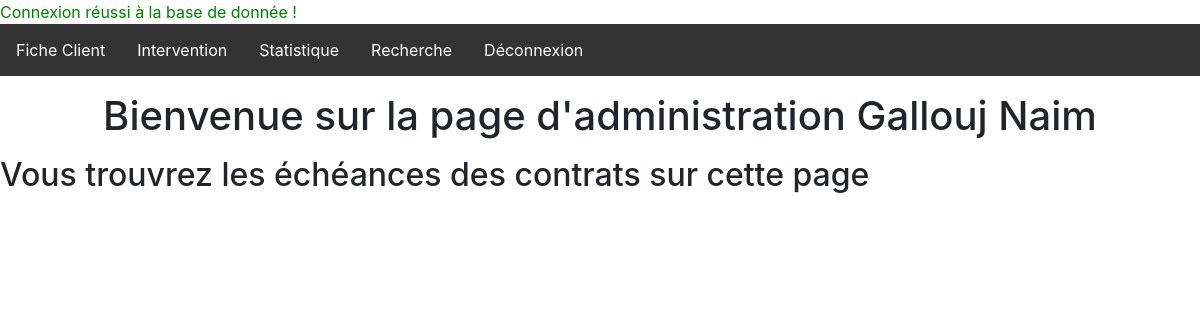
/Panel/index.php (signed in), run on an earlier commit of the app's database.
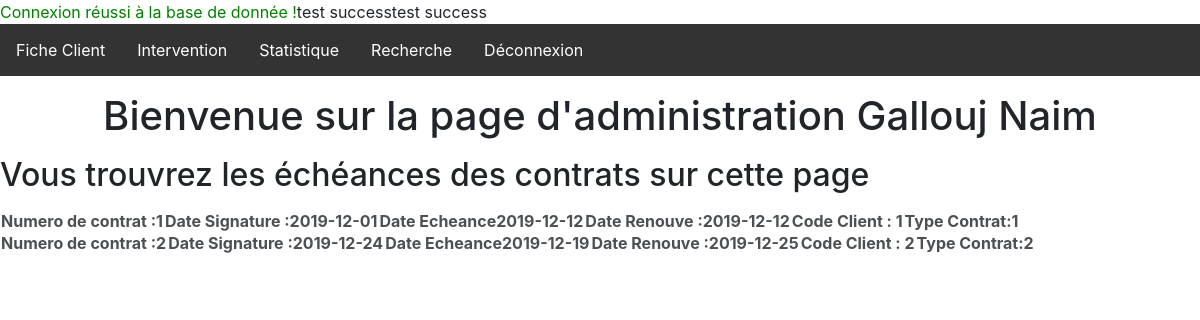
And on a later commit of the database.
### tables this page shows
CREATE TABLE `employe` (
  `Num_Matricule` int(11) NOT NULL,
  `Nom` varchar(50) NOT NULL,
  `Prenom` varchar(50) NOT NULL,
  `adresse` varchar(50) NOT NULL,
  `dateembauche` varchar(200) NOT NULL,
  `password` varchar(50) NOT NULL
);

CREATE TABLE `Contrat_Maintenance` (
  `NumerodeContrat` int(11) NOT NULL,
  `dateSignature` date NOT NULL,
  `dateEcheance` date NOT NULL,
  `Date_Renouvellement` date NOT NULL,
  `Code_Client` int(11) NOT NULL,
  `RefTypeContrat` int(11) NOT NULL
);

### Panel/index.php (the view, shortened to what this page needs)
<?php
require_once "config.php";
if(empty($_SESSION))
{
   echo '<meta http-equiv="refresh" content="0;URL=./kicked.php">';
}
    else if (isset($_SESSION['Matricule'])) {
        $temp = $_SESSION['Matricule'];
$sql = $conn->query("SELECT Prenom FROM employe WHERE Num_Matricule='$temp'");
$data = $sql->fetchColumn();
$sql1 = $conn->query("SELECT Nom FROM employe WHERE Num_Matricule='$temp'");
$dato = $sql1->fetchColumn();
try {
$sqlu = $conn->query("SELECT * FROM `Contrat_Maintenance`");
while ($donnees = $sqlu->fetch())
{
    echo "test success";
}
}
catch(Exception $e)
{
    die('Erreur : '.$e->getMessage());
}
}
?>
    <link href="//maxcdn.bootstrapcdn.com/bootstrap/4.0.0/css/bootstrap.min.css" rel="stylesheet" id="bootstrap-css">
<link href="https://www.naimo.me/CASHCASH/CSS/style.css" rel="stylesheet">
<body>
<div id="navbar">
  <ul>
	<li><a href="./client.php">Fiche Client</a></a></li>
	<li><a href="./intervention.php">Intervention</a></a></li>
	<li><a href="./statistique.php">Statistique</a></li>
	<li><a href="./recherche.php">Recherche</a></li>
	<li><a href="https://www.naimo.me/CASHCASH/logout.php" value="deco">Déconnexion</a></li>
  </ul>
      <div id="welcome">
      <center><h1>Bienvenue sur la page d'administration <?php echo $dato;?>  <?php echo $data;?></h1></center>
      <p><h2>Vous trouvrez les échéances des contrats sur cette page</h2></p>
      <div id ="box">
          <?php
          try {
$sqlu = $conn->query("SELECT * FROM `Contrat_Maintenance`");
while ($donnees = $sqlu->fetch())
{
    echo "<table>";
    echo "<TH>Numero de contrat :","$donnees[NumerodeContrat] </TH>";
    echo "<TH>Date Signature :","$donnees[dateSignature] </TH>";
    echo "<TH>Date Echeance","$donnees[dateEcheance] </TH>";
    echo "<TH>Date Renouve :","$donnees[Date_Renouvellement] </TH>";
    echo "<TH>Code Client :"," $donnees[Code_Client] </TH>";
    echo "<TH>Type Contrat:","$donnees[RefTypeContrat] </TH>";
    echo "</table>";
}
}
catch(Exception $e)
{
    die('Erreur : '.$e->getMessage());
}?>
      </div>
      </div>
  </body>
</html>

### Panel/config.php (shortened to what this page needs)
<?php
try {
    echo "<font color=green>Connexion réussi à la base de donnée !</font>";
    }
catch(PDOException $e)
    {
    echo "Connexion raté :/ : " . $e->getMessage();
    }
?>

### Panel/index.php (style rules this page uses)
ul { list-style-type: none; margin: 0; padding: 0; overflow: hidden; background-color: #333; }
li { float: left; }
li a { display: block; color: white; text-align: center; padding: 14px 16px; text-decoration: none; }
#box { text-align : center; margin left : auto; margin right : auto; margin top : 60px; background-color : white; opacity : 0.8; color : black; }

What changed in the data, as far as the page shows it:
added contrat_maintenance: NumerodeContrat "1", dateSignature "2019-12-01", dateEcheance "2019-12-12", Date_Renouvellement "2019-12-12", Code_Client "1", RefTypeContrat "1"
added contrat_maintenance: NumerodeContrat "2", dateSignature "2019-12-24", dateEcheance "2019-12-19", Date_Renouvellement "2019-12-25", Code_Client "2", RefTypeContrat "2"
